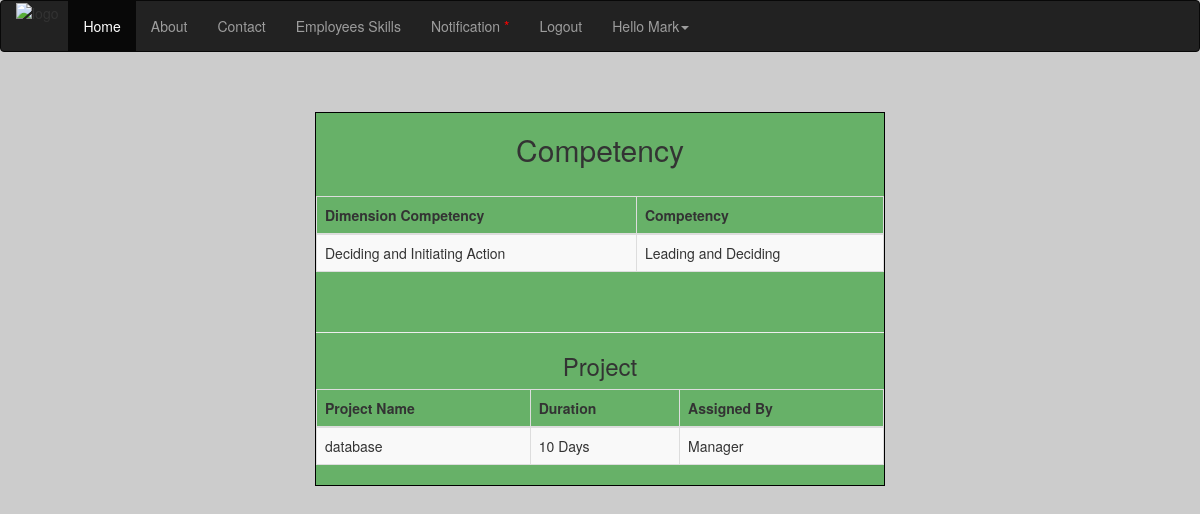
/assigned.php (signed in), run on the app's committed database.
### tables this page shows
CREATE TABLE `user` (
  `id` int(10) NOT NULL,
  `name` varchar(30) NOT NULL,
  `email` varchar(50) NOT NULL,
  `username` varchar(30) NOT NULL,
  `pass` varchar(30) NOT NULL,
  `gender` varchar(10) NOT NULL,
  `skills` varchar(300) NOT NULL,
  `role` varchar(50) NOT NULL,
  `status` varchar(1) NOT NULL DEFAULT 'N',
  `active` varchar(1) NOT NULL DEFAULT 'Y',
  `cdimension` varchar(50) NOT NULL DEFAULT 'Not Assigned Yet',
  `competency` varchar(30) NOT NULL DEFAULT 'Not Assigned Yet',
  `projectassigned` varchar(50) NOT NULL DEFAULT 'N',
  `cassigned` varchar(1) NOT NULL DEFAULT 'N',
  `city` varchar(30) NOT NULL,
  `project` varchar(30) NOT NULL,
  `duration` varchar(30) NOT NULL
);

### assigned.php (the view, shortened to what this page needs)
<?php session_start();
include 'connect.php';?>
<!DOCTYPE html>
<html lang="en">
<head>
    <?php
    include ('BootstrapLinks.php');
    ?>
</head>
<body>
<?php
include ('navBar.php');
$id =$_SESSION['id']
?>
<br><br>
<div class="container-fluid">
    <div class="row">
        <div class="col-md-3 col-sm-3"> </div>
        <div class="col-md-6 col-sm-12">
<?php
if($_SESSION['assign']== 'Y')
{
    $sql = "select * from user where id = '$id'";
    $res = mysqli_query($con,$sql);
    if($res == true)
    {
        $row = mysqli_fetch_assoc($res);
        ?>
        <div style="border: black solid 1px; background-color: #67b168">
            <h2 style="text-align: center">Competency</h2> <br>
            <table class="table table-bordered table-striped">
                <thead style="">
                <tr>
                    <th>Dimension Competency</th>
                    <th>Competency</th>
                </tr>
                </thead>
                <tbody>
                <tr>
                    <td>
                        <?php echo $row['cdimension']; ?>
                    </td>
                    <td>
                        <?php echo $row['competency']; ?>
                    </td>
                </tr>
                </tbody>
            </table>
            <br>
            <hr>
        <h3 style="text-align: center">Project</h3>
        <?php
        if($_SESSION['project'] == 'Y')
        {
            ?>
            <table class="table table-bordered table-striped">
                <thead style="">
                <tr>
                    <th>Project Name</th>
                    <th>Duration</th>
                    <th>Assigned By</th>
                </tr>
                </thead>
                <tbody>
                <tr>
                    <td>
                        <?php echo $row['project']; ?>
                    </td>
                    <td>
                        <?php echo $row['duration']; ?> Days
                    </td>
                    <td>
                        Manager
                    </td>
                </tr>
                </tbody>
            </table>
        <?php
        }
        else{
            ?>
            <p style="text-align: center"> No Projects Assigned Yet.</p>
           <?php
        }
    }
} else{
    echo " No Competency assigned yet.";
}
?>
        </div>
        </div>
        <div class="col-md-3 col-sm-3">
        </div>
    </div>
</div>
</body>
</html>

### style.css (style rules this page uses)
body { background-image: url("imges/bg.jpg"); background-color: #cccccc; }

### data on the page
user: cdimension "Deciding and Initiating Action", competency "Leading and Deciding", project "database", duration "10"

### other printed values
$_SESSION['name'] "Mark"
